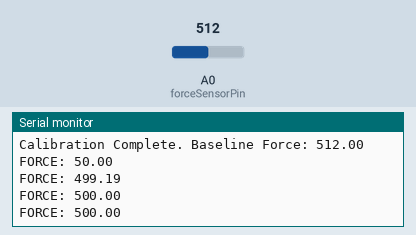
A sketch run on a simulated Arduino Uno, built with avr-gcc and run on an emulated ATmega328P. On the bench: the last lines printed to the serial monitor. Inputs (shaded band) come from the test bench; at power-on: A0 (forceSensorPin) = 512.

Above: at 1.7 s.
1.8 s: A0 (forceSensorPin) set to 716
At 2.06 s:
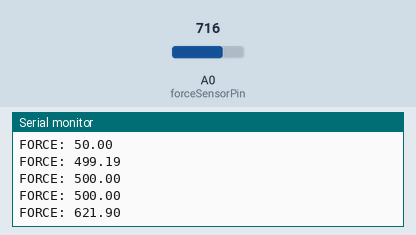
3.3 s: A0 (forceSensorPin) set to 900
At 3.4 s:
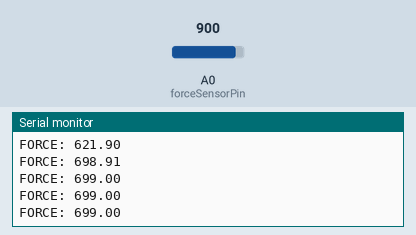
Timing chart, 0 to 6.3 s (numbered marks = the images above; inputs shaded):
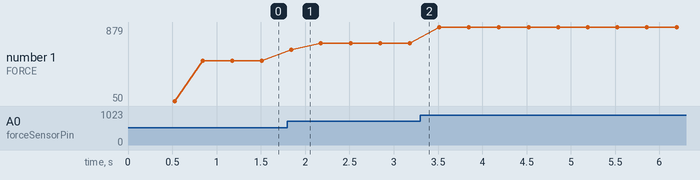

The sketch:

GasPedal.ino
```cpp
#include <Wire.h>
#include <avr/wdt.h>  // Watchdog Timer

const int forceSensorPin = A0; // Force sensor connected to A0
unsigned long previousPrintTime = 0;
const int printInterval = 333;  // Print every 333ms (3 times per second)

float forceValue;
float forceBaseline = 0;  // Baseline force value for calibration
float forceFiltered = 0;   // Filtered force value
const float alpha = 0.9;   // Smoothing factor for filtering

void setup() {
  Serial.begin(19200);
  wdt_enable(WDTO_2S);  // Enable watchdog timer (resets if unresponsive)

  pinMode(forceSensorPin, INPUT);

  // **Calibrate the Force Sensor**
  calibrateForceSensor();
}

void loop() {
  wdt_reset();  // Reset watchdog timer to prevent auto-reset

  // **Read Force Sensor (FSR) Data**
  int rawForce = analogRead(forceSensorPin);
  forceValue = map(rawForce, 0, 1023, 0, 1000);  // Convert 0-1023 to 0-1000 range

  // **Apply Smoothing Filter**
  forceFiltered = alpha * forceFiltered + (1 - alpha) * forceValue;

  // **Print Data at Intervals**
  if (millis() - previousPrintTime >= printInterval) {
    previousPrintTime = millis();  // Update last print time

    Serial.flush();
    Serial.print("FORCE: ");
    Serial.println(forceFiltered);
  }

  delay(5);
}

// **Calibrate Force Sensor to Find Baseline**
void calibrateForceSensor() {
  Serial.println("Calibrating force sensor...");
  int total = 0;

  for (int i = 0; i < 50; i++) {
    total += analogRead(forceSensorPin);
    delay(10);
  }

  forceBaseline = total / 50.0;  // Average baseline force
  Serial.print("Calibration Complete. Baseline Force: ");
  Serial.println(forceBaseline);
}
```

Measured:
- after the input at 1.8 s, the serial monitor: prints a new line at once (image 1)
- plotted number 1: 500 → 699 after the input at 1.8 s, 699 → 879 after the input at 3.3 s
